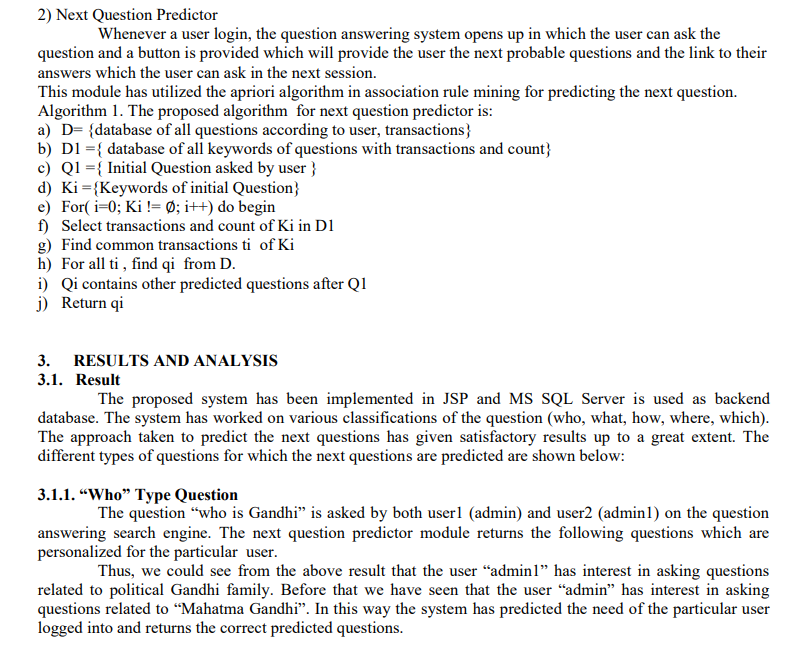
#> input picture a.png, 798 x 649 px
$ python -i main.py   (imports and definitions only)
#> lines starting #> are read from the running program, lines starting #| are printed output that depends on the picture
from tkinter import *
from tkinter import filedialog
from PIL import ImageTk, Image
import cv2
import pytesseract

pytesseract.pytesseract.tesseract_cmd = 'C:\\Program Files\\Tesseract-OCR\\tesseract.exe'

# [2 lines not run here, left out]

# [1 line that did not run here, left out]
# [1 line that did not run here, left out]
# [1 line that did not run here, left out]
# [1 line not run here, left out]


def extract(path):
#> called with path = 'a.png'
    Actual_image = cv2.imread(path)
#> Actual_image is the input picture: shape (649, 798, 3); mean B, G, R 237.3, 237.3, 237.3
    Sample_img = cv2.resize(Actual_image,(400,350))
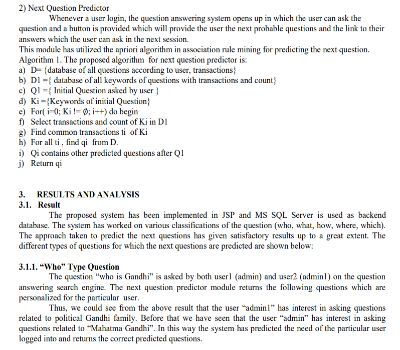
#> Sample_img: shape (350, 400, 3); mean B, G, R 237.5, 237.4, 237.4
    Image_ht,Image_wd,Image_thickness = Sample_img.shape
#> Image_ht = 350; Image_wd = 400; Image_thickness = 3
    Sample_img = cv2.cvtColor(Sample_img,cv2.COLOR_BGR2RGB)
#> (the run stopped early here; a loop or call above may not have finished)

$ run again, on download.png
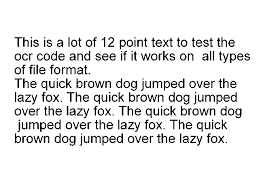
#> input picture download.png, 259 x 194 px
#> in extract, Actual_image is the input picture: shape (194, 259, 3); min 0, max 255, mean 233.9
#> in extract, `Sample_img = cv2.resize(Actual_image,(400,350))`:
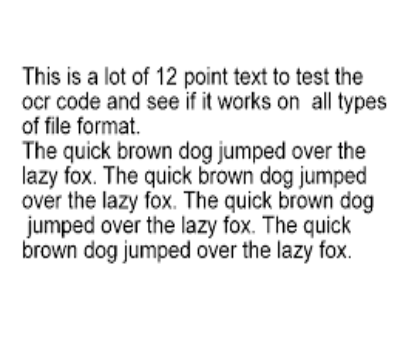
#> Sample_img: shape (350, 400, 3); min 0, max 255, mean 233.9
